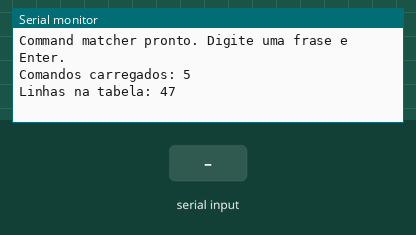
A sketch run on a simulated Arduino Uno, built with avr-gcc and run on an emulated ATmega328P. Shown: the last lines printed to the serial monitor. The inputs (shaded band) are chosen by the test bench.

Above: at 1.2 s.
1.3 s: "90,45\n" received over Serial
At 2.2 s:
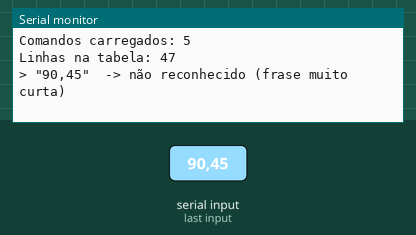
2.8 s: "30,150\n" received over Serial
At 3.6 s:
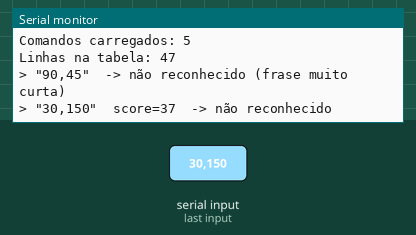
4.3 s: "0\n" received over Serial
At 5.5 s:
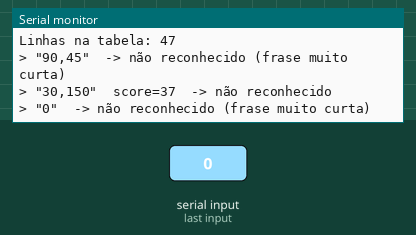

The sketch:

command_matcher.ino
```cpp
#include <avr/pgmspace.h>
#include <string.h>
#include "commands_table.h"

#define SERIAL_BUF_SIZE 64
#define CONFIDENCE_THRESHOLD 60
#define MIN_INPUT_LENGTH 6


char inputBuffer[SERIAL_BUF_SIZE];
uint8_t inputLen = 0;


uint32_t fnv1a(const char* word, uint8_t len) {
  uint32_t h = 2166136261UL;
  for (uint8_t i = 0; i < len; i++) {
    h ^= (uint8_t)word[i];
    h *= 16777619UL;
  }
  return h;
}


void hashTrigramsOfWord(const char* word, uint8_t wlen, int16_t* acc) {
  char padded[26];
  uint8_t plen = 0;
  padded[plen++] = '#';
  for (uint8_t i = 0; i < wlen && plen < sizeof(padded) - 2; i++) {
    padded[plen++] = word[i];
  }
  padded[plen++] = '#';

  const uint8_t N = 3;
  if (plen < N) {
    uint32_t h = fnv1a(padded, plen);
    uint8_t bucket = h % EMBED_DIM;
    acc[bucket] += ((h >> 31) & 1) ? 1 : -1;
    return;
  }

  for (uint8_t i = 0; i + N <= plen; i++) {
    uint32_t h = fnv1a(&padded[i], N);
    uint8_t bucket = h % EMBED_DIM;
    int8_t sign = ((h >> 31) & 1) ? 1 : -1;
    acc[bucket] += sign;
  }
}

bool isWordChar(char c) {
  if (c >= 'a' && c <= 'z') return true;
  if (c >= 'A' && c <= 'Z') return true;
  if (c >= '0' && c <= '9') return true;
  if ((uint8_t)c >= 0x80) return true;
  return false;
}

void embedText(const char* text, int8_t* outVec) {
  int16_t acc[EMBED_DIM];
  for (uint8_t i = 0; i < EMBED_DIM; i++) acc[i] = 0;

  char word[24];
  uint8_t wlen = 0;

  for (uint8_t i = 0; ; i++) {
    char c = text[i];
    bool isSep = !isWordChar(c);
    if (!isSep && wlen < sizeof(word) - 1) {
      if (c >= 'A' && c <= 'Z') c = c - 'A' + 'a';
      word[wlen++] = c;
    }
    if (isSep) {
      if (wlen > 0) {
        hashTrigramsOfWord(word, wlen, acc);
      }
      wlen = 0;
    }
    if (c == '\0') break;
  }

  int32_t sumSq = 0;
  for (uint8_t i = 0; i < EMBED_DIM; i++) sumSq += (int32_t)acc[i] * acc[i];

  if (sumSq == 0) {
    for (uint8_t i = 0; i < EMBED_DIM; i++) outVec[i] = 0;
    return;
  }


  int32_t norm = 1;
  while (norm * norm < sumSq) norm++;

  for (uint8_t i = 0; i < EMBED_DIM; i++) {
    int32_t scaled = ((int32_t)acc[i] * 127) / norm;
    if (scaled > 127) scaled = 127;
    if (scaled < -127) scaled = -127;
    outVec[i] = (int8_t)scaled;
  }
}

int32_t dotProductPGM(const int8_t* vec, uint16_t rowIdx) {
  int32_t sum = 0;
  for (uint8_t i = 0; i < EMBED_DIM; i++) {
    int8_t refVal = (int8_t)pgm_read_byte(&REF_VECTORS[rowIdx][i]);
    sum += (int32_t)vec[i] * refVal;
  }
  return sum;
}


int16_t matchCommand(const int8_t* vec, int32_t* outScore) {
  int32_t bestScore = -2147483647L;
  uint16_t bestRow = 0;

  for (uint16_t r = 0; r < NUM_ROWS; r++) {
    int32_t score = dotProductPGM(vec, r);
    if (score > bestScore) {
      bestScore = score;
      bestRow = r;
    }
  }

  *outScore = bestScore / 127;

  if (*outScore < CONFIDENCE_THRESHOLD) return -1;
  return (int16_t)pgm_read_byte(&REF_COMMAND_ID[bestRow]);
}


void setup() {
  Serial.begin(9600);
  Serial.println(F("Command matcher pronto. Digite uma frase e Enter."));
  Serial.print(F("Comandos carregados: "));
  Serial.println(NUM_COMMANDS);
  Serial.print(F("Linhas na tabela: "));
  Serial.println(NUM_ROWS);
}

void loop() {
  while (Serial.available()) {
    char c = Serial.read();
    if (c == '\n' || c == '\r') {
      if (inputLen > 0) {
        inputBuffer[inputLen] = '\0';
        processInput(inputBuffer);
        inputLen = 0;
      }
    } else if (inputLen < SERIAL_BUF_SIZE - 1) {
      inputBuffer[inputLen++] = c;
    }
  }
}

void processInput(const char* text) {

  uint8_t textLen = strlen(text);
  if (textLen < MIN_INPUT_LENGTH) {
    Serial.print(F("> \""));
    Serial.print(text);
    Serial.println(F("\"  -> não reconhecido (frase muito curta)"));
    return;
  }

  int8_t vec[EMBED_DIM];
  embedText(text, vec);

  int32_t score;
  int16_t cmdId = matchCommand(vec, &score);

  Serial.print(F("> \""));
  Serial.print(text);
  Serial.print(F("\"  score="));
  Serial.print(score);

  if (cmdId < 0) {
    Serial.println(F("  -> não reconhecido"));
  } else {
    Serial.print(F("  -> "));
    Serial.println(COMMAND_NAMES[cmdId]);
  }
}
```

Source omitted: ommands_table.h (data table, 7985 bytes)

Measured:
- after the input at 1.3 s, the serial monitor: prints a new line at once (image 1)
- after the input at 2.8 s, the serial monitor: prints a new line at once (image 2)
- after the input at 4.3 s, the serial monitor: prints a new line at once (image 3)
